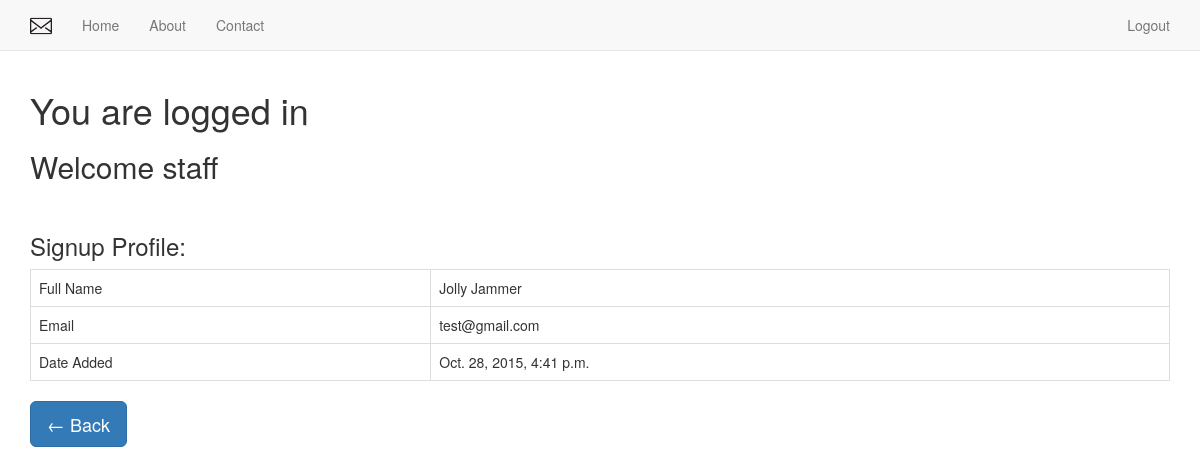
Screenshot of /profile/29/ (signed in) with the database file from the repository.
### newsletter/models.py (models this page shows, shortened)
class SignUp(models.Model):
    email = models.EmailField()
    full_name = models.CharField(max_length=120, blank=True, null=True)
    timestamp = models.DateTimeField(auto_now_add=True, auto_now=False)
    updated = models.DateTimeField(auto_now_add=False, auto_now=True)

### newsletter/views.py (the view)
# urls.py: url(r'^profile/([0-9]+)/$', 'newsletter.views.profile', name='profile'),
def profile(request, user_id):
    context = {
        'profile': SignUp.objects.get(id=user_id),
    }
    return render(request, 'profile.html', context)

### templates/profile.html
{% extends 'home.html' %}
{% block content %}
{% if request.user.is_authenticated and request.user.is_staff%}
    <h1>You are logged in</h1>
    <h2>Welcome staff</h2>
    <br/>
    <h3>Signup Profile:</h3>
<div class="table-responsive">
    <table class="table table-bordered">
        <tr>
            <td>Full Name</td>
            <td>{{ profile.full_name }}</td>
        </tr>
        <tr>
            <td>Email</td>
            <td>{{ profile.email }}</td>
        </tr>
        <tr>
            <td>Date Added</td>
            <td>{{ profile.timestamp }}</td>
        </tr>
    </table>
<a class="btn btn-lg btn-primary" href="{% url 'home' %}" role="button">← Back</a>
</div>
    {% else %}
    <div class="row">
        <div class="col-sm-3 col-xs-2 pull-right">
            <h1>Sorry, you are not authorised to see this page</h1>
        </div>
    </div>
{% endif %}
{% endblock %}

### static_in_project/our_static/css/navbar-static-top.css (style rules this page uses)
body { min-height: 2000px; }

### rows the page displays
SignUp: full_name "Jolly Jammer", email "test@gmail.com", timestamp "Oct. 28, 2015, 4:41 p.m."
